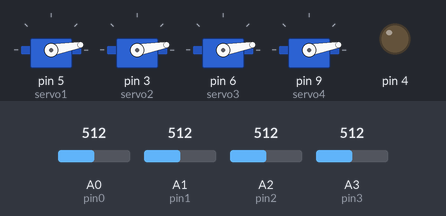
Bench run of a sketch on a simulated Arduino Uno, built with avr-gcc and run on an emulated ATmega328P. Parts: 4 × servo, output pins drawn as LEDs (lit = HIGH). The test bench sets the inputs (shaded band); at power-on: A0 (pin0) = 512, A1 (pin1) = 512, A2 (pin2) = 512, A3 (pin3) = 512. What the sketch prints to the serial monitor is not drawn.

Above: at 1.2 s.
1.3 s: A0 (pin0) set to 611
2.8 s: A0 (pin0) set to 635
At 3.4 s:
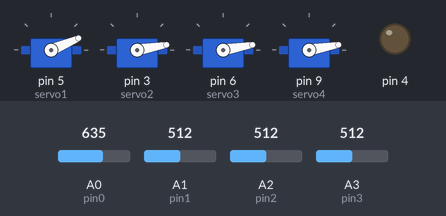
5.8 s: A1 (pin1) set to 608
At 6.7 s:
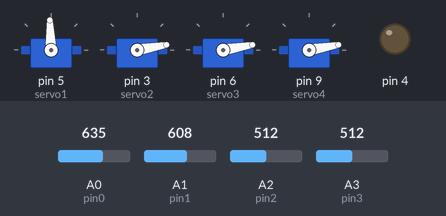
8.8 s: A1 (pin1) set to 633
At 9.2 s:
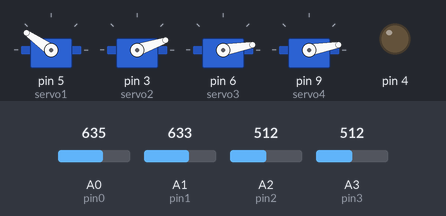
11.8 s: A2 (pin2) set to 447
14.8 s: A2 (pin2) set to 426
At 15.2 s:
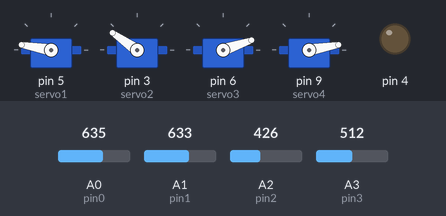
Timing chart, 0 to 20.5 s (numbered marks = the images above; inputs shaded):
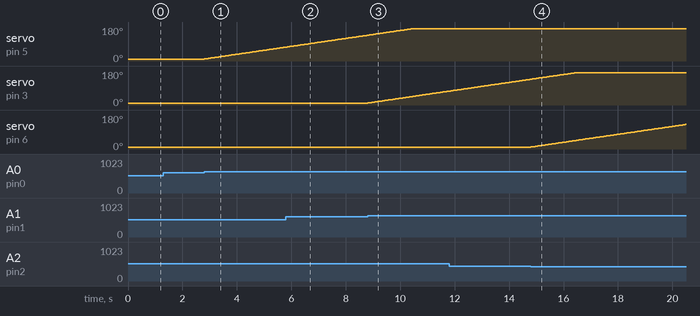

Measured:
- the behaviour switches between 621 and 622 on A0 (pin0) (found by bisection; images 0 and 1)
- the behaviour switches between 621 and 622 on A1 (pin1) (found by bisection; images 2 and 3)
- the behaviour switches between 439 and 438 on A2 (pin2) (found by bisection; images 3 and 4)
- after the input at 1.3 s, every drawn part: stays the same
- after the input at 2.8 s, servo on pin 5 (servo1): moves from 10° to 73° over 3.0 s, starting at once
- after the input at 8.8 s, servo on pin 3 (servo2): moves from 10° to 73° over 3.0 s, starting at once
- after the input at 14.8 s, servo on pin 6 (servo3): moves from 10° to 130° over 5.7 s, starting at once

The sketch:

robotArmArduino.ino
```cpp
#include  <Servo.h>


// Create servo objects
Servo servo1;
Servo servo2;
Servo servo3;
Servo servo4;

// Create names to the analog input pins
int pin0 = A0;
int pin1 = A1;
int pin2 = A2;
int pin3 = A3;

// Setup of angle variables we have to use further down in the program
int angle1;
int angle2;
int angle3;
int angle4;

// Setup of value variables we have to use further down in the program
int value1;
int value2;
int value3;
int value4;

// Setup of limit values
long int forservo1 = 20000;
long int forservo2 = 20000;
long int forservo3 = 20000;
long int forservo4 = 20000;

void setup()
{
  Serial.begin(9600);   //시리얼모니터
  pinMode(3, INPUT); /* Use button on thumbstick to set pin 3 as input */
  pinMode(4, OUTPUT); /* Set pin 4 as output to the magnet */

  // Attaches the servo on pins to the servo objects
  servo1.attach(5);
  servo2.attach(3);
  servo3.attach(6);
  servo4.attach(9);
  Serial.println("meArm with Joystick");
}

void loop()
{
  // read analog values from joysticks
  value1 = analogRead(pin0);
  value2 = analogRead(pin1);
  value3 = analogRead(pin2);
  value4 = analogRead(pin3);

//  시리얼 출력을 하게 되면 로봇팔 움직임이 느려집니다.
//  Serial.print("value1 : ");
//  Serial.print(value1);
//  Serial.print(" | value2 : ");
//  Serial.print(value2);
//  Serial.print(" | value3 : ");
//  Serial.print(value3);
//  Serial.print(" | value4 : ");
//  Serial.println(value4);


  // 10 bit value is too big, so we change the scale from 0 - 1023 proportionately to 1 - 29
  value1 = map(value1, 0, 1023, 1, 29);
  value2 = map(value2, 0, 1023, 1, 29);
  value3 = map(value3, 0, 1023, 1, 29);
  value4 = map(value4, 0, 1023, 1, 29);

  // it needs correction of positions, because joysticks are not very precise to stay exactly in the center
  if(value1  <= 17 && value1 >= 13) // if value1 if between 13-17, then it's equal to 15 */
      value1 = 15;
  if(value2  <= 17 && value2 >= 13)
      value2 = 15;
  if(value3  <= 17 && value3 >= 13)
      value3 = 15;
  if(value4  <= 17 && value4 >= 13)
      value4 = 15;

  // Change initial value 'forservo' which is used to turn servo slower. This value has got very big scale.
  // We add or substract (depends on turning direction) difference between analog value and center from 'forservo'
  forservo1 = forservo1 - (value1 - 15);
  forservo2 = forservo2 - (value2 - 15);
  forservo3 = forservo3 + (value3 - 15);
  forservo4 = forservo4 + (value4 - 15);

  // this part do not let variables 'forservo' go out of the limits
  if(forservo1  < 1) // if forservo1 is less than 1, then it's equal to 1
      forservo1 = 1;
  if(forservo1  > 20000) // if forservo1 is greater than 20000, then it's equal to 20000
      forservo1 = 20000;
  if(forservo2  < 1)
      forservo2 = 1;
  if(forservo2  > 20000)
      forservo2 = 20000;
  if(forservo3  < 1)
      forservo3 = 1;
  if(forservo3  > 20000)
      forservo3 = 20000;
  if(forservo4  < 1)
      forservo4 = 1;
  if(forservo4  > 20000)
      forservo4 = 20000;

  // change used value to angle of servo. Angles are adjusted during testing
  angle1 = map(forservo1, 1, 20000, 170, 10);
  angle2 = map(forservo2, 1, 20000, 170, 10);
  angle3 = map(forservo3, 1, 20000, 170, 10);
  angle4 = map(forservo4, 1, 20000, 170, 10);

  // send angles to servos
  servo1.write(angle1);
  servo2.write(angle2);
  servo3.write(angle3);
  servo4.write(angle4);

  // activates the magnet
//  while (digitalRead(3) == HIGH) { /* Read pin 3 from the thumbstick */
//    digitalWrite(4, HIGH); /* Write to pin 4 (magnet) */
//  }

}
```
